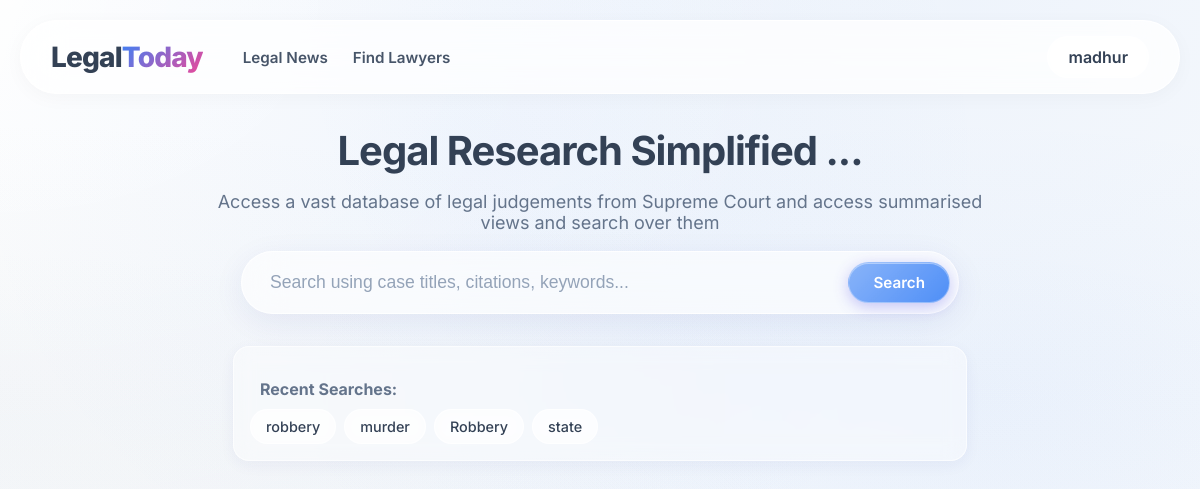
The page / (signed in) on the database as committed earlier.
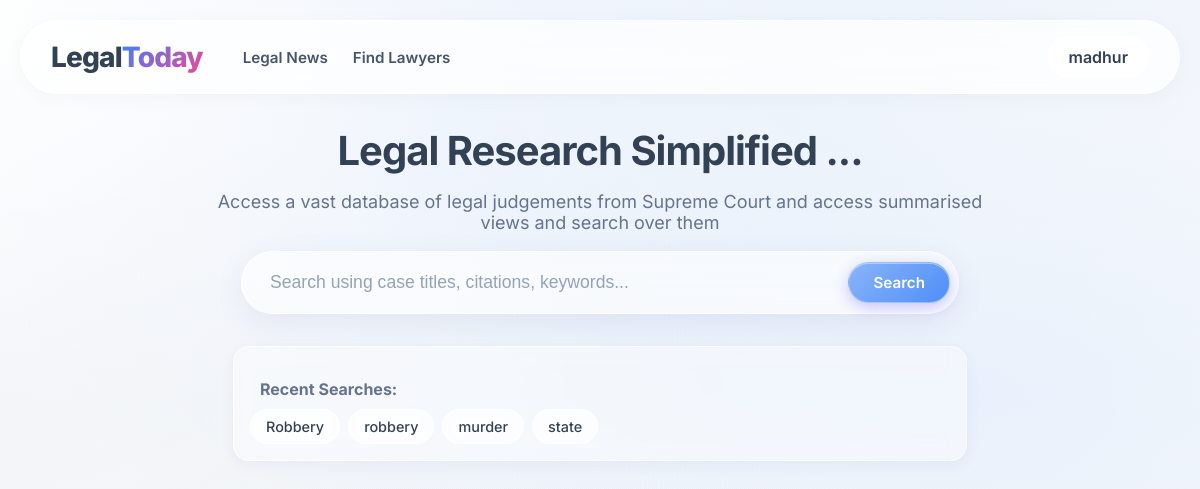
The same page on the database as committed later.
### tables this page shows
CREATE TABLE history (id INTEGER PRIMARY KEY AUTOINCREMENT, email TEXT NOT NULL, query TEXT NOT NULL, created_at DATETIME DEFAULT CURRENT_TIMESTAMP);

### app.py (the view)
@app.route('/')
def index():
    email = session.get("email")
    name = session.get("name")
    past_queries = []
    if session.get("login_status"):
        conn = get_db_connection()
        cursor = conn.cursor()
        cursor.execute('''SELECT query FROM history WHERE email=? ORDER BY created_at DESC LIMIT 5''',(email,))
        past_queries = [row for row in cursor.fetchall()]
        conn.close()
    return render_template("index.html", login_status=session.get("login_status", False), name=name, email=email, past_queries=past_queries)

### app.py (called while the page is built)
def get_db_connection():
    conn = sqlite3.connect('users.db')
    conn.row_factory = sqlite3.Row
    return conn

### templates/index.html (shortened to what this page needs)
<!DOCTYPE html>
<html lang="en">
<head>
    <link rel="stylesheet" href="../static/css/styles.css">
    <link rel="stylesheet" href="../static/css/layout.css">
    <link rel="stylesheet" href="../static/css/buttons.css">
    <link rel="stylesheet" href="../static/css/content.css">
    <link rel="stylesheet" href="../static/css/form.css">
    <link rel="stylesheet" href="../static/css/auth.css">
    <link rel="stylesheet" href="../static/css/results.css">
    <link rel="stylesheet" href="../static/css/documents.css">
    <link rel="stylesheet" href="../static/css/user.css">
</head>
<body>
    <div class="page-container">
        <div class="content-wrapper">
            <header class="header">
                <a href="{{ url_for('index') }}" class="logo">Legal<span>Today</span></a>
                <nav class="header-nav">
                    <a href="{{ url_for('news') }}">Legal News</a>
                    <a href="{{ url_for('lawyers') }}">Find Lawyers</a>
                </nav>
                <div class="header-right">
                    {% if login_status==False %}
                    <div class="header-buttons">
                        <button id="login-but" class="button-l">Login</button>
                        <button id="register-but" class="button-r">Registration</button>
                    </div>
                    {% else %}
                    <div class="user-menu">
                        <span class="username">{{ name }}</span>
                    </div>
                    {% endif %}
                </div>
            </header>
            <main class="main-content">
                <section class="h-section">
                    <div class="h-text">
                        <h2>Legal Research Simplified ...</h2>
                        <p>Access a vast database of legal judgements from Supreme Court and access summarised views and
                            search over them</p>
                    </div>
                    <form id="search-form" class="search-form" action="{{ url_for('search_query',page_num=1) }}"
                        method="GET">
                        <div class="search-input">
                            <input type="text" id="search-input" name="query" autocomplete="off"
                                placeholder="Search using case titles, citations, keywords..." required>
                            <button type="submit" class="button-r search-button">Search</button>
                        </div>
                    </form>
                    {% if past_queries %}
                    <div class="recent-history">
                        <h3
                            style="font-size: 1rem; color: var(--color-text-muted); margin-bottom: 10px; text-align: left; padding-left: 10px;">
                            Recent Searches:</h3>
                        <ul style="list-style: none; padding: 0; margin: 0; display: flex; flex-wrap: wrap; gap: 8px;">
                            {% for item in past_queries %}
                            <li>
                                <a href="#" class="recent-query-link" data-query="{{ item[0] }}">
                                    {{ item[0] }}
                                </a>
                            </li>
                            {% endfor %}
                        </ul>
                    </div>
                    {% endif %}
        </div>
    </div>
</body>
</html>

Rows that differ between the two databases and show on the page:
changed history "Robbery": moves up the list
